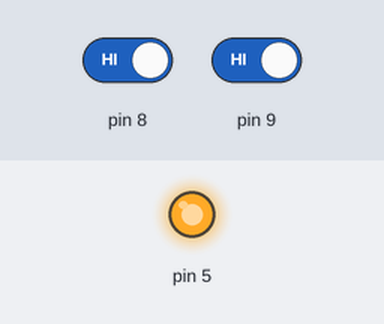
Simulated run of this sketch. Board: Arduino Uno, built with avr-gcc and run on an emulated ATmega328P. Parts: output pins drawn as LEDs (lit = HIGH). Inputs (shaded band) come from the test bench; at power-on: pin 8 HIGH, pin 9 HIGH.

Above: at 1.2 s.
1.3 s: pin 8 driven LOW and pin 9 driven LOW
At 2.3 s:
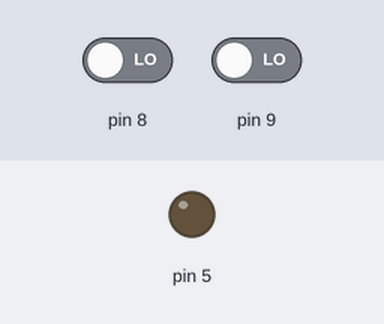
2.8 s: pin 8 driven HIGH
At 3.4 s:
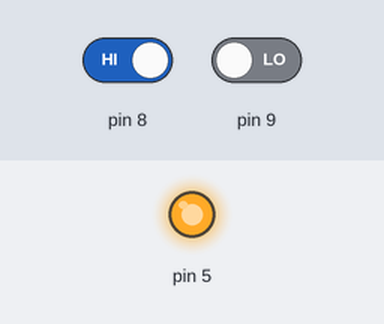
4.3 s: pin 8 driven LOW
At 5.7 s:
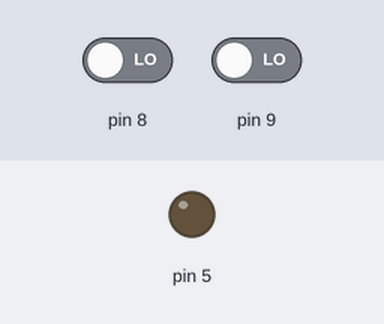
Timing chart, 0 to 7.3 s (numbered marks = the images above; inputs shaded):
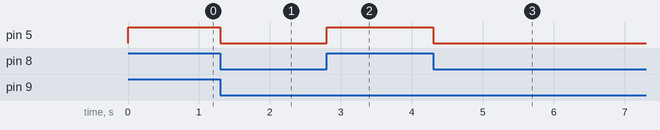

Measured:
- after the input at 1.3 s, pin 5: HIGH → LOW at once
- after the input at 2.8 s, pin 5: LOW → HIGH at once
- after the input at 4.3 s, pin 5: HIGH → LOW at once

The sketch:

OR.ino
```cpp
byte a,b;
void setup() {
  // put your setup code here, to run once:
  pinMode(9, INPUT);
  pinMode(8, INPUT);
  pinMode(5, OUTPUT);
}

void loop() {
  // put your main code here, to run repeatedly:
  a=digitalRead(8); //(pin number)
  b=digitalRead(9);
  if (a == LOW && b == LOW)
  {
    digitalWrite(5, LOW);
  }
  else
  {
    digitalWrite(5, HIGH);
  }
}
```
